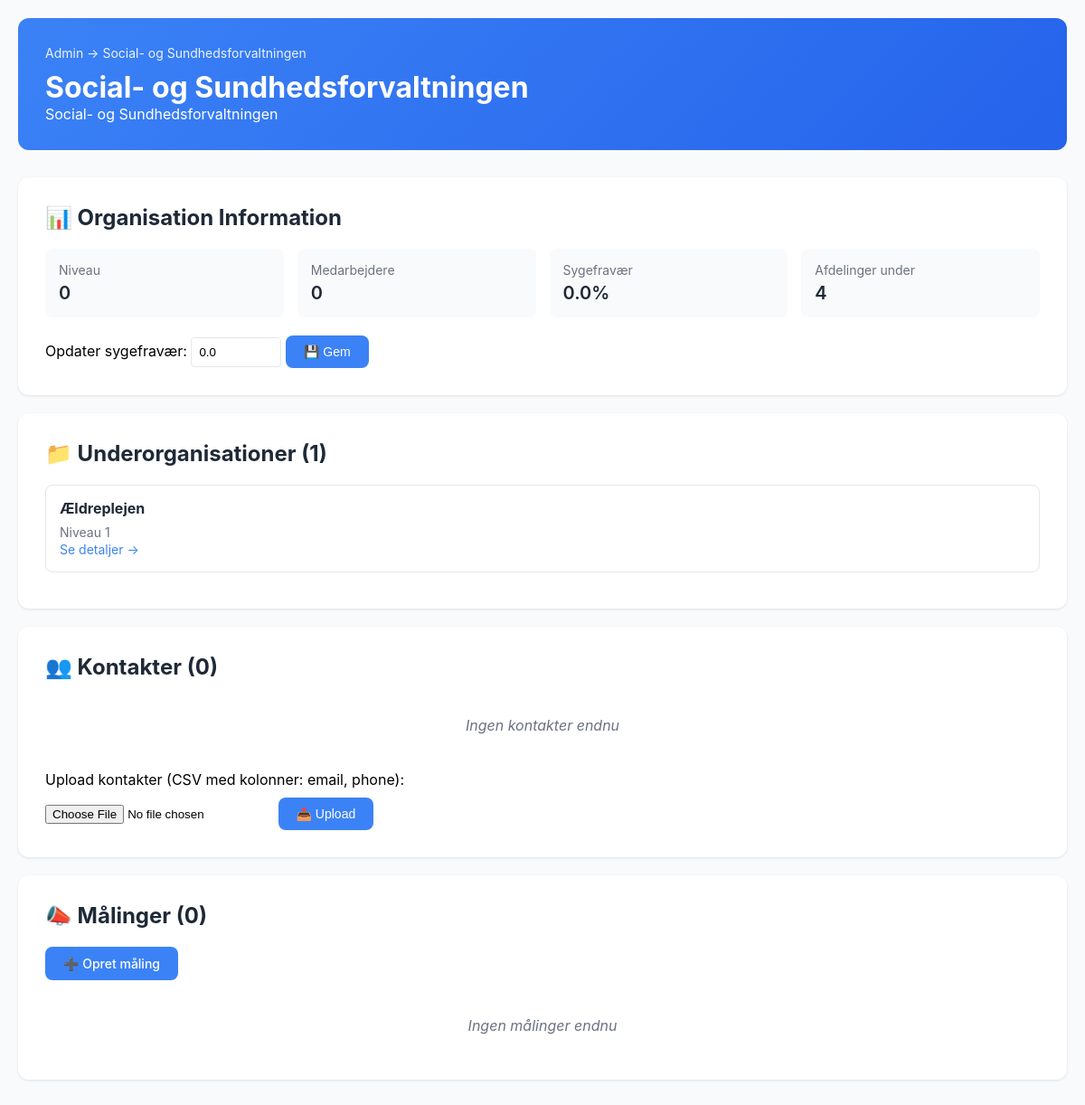
The page /admin/unit/unit-FTnAdaiGw2Y (signed in) on the database its author committed.
### tables this page shows
CREATE TABLE organizational_units (
                id TEXT PRIMARY KEY,
                parent_id TEXT,
                name TEXT NOT NULL,
                full_path TEXT NOT NULL,
                level INTEGER NOT NULL DEFAULT 0,
                
                -- Leder info (kan være på alle niveauer)
                leader_name TEXT,
                leader_email TEXT,
                
                -- Metrics (typisk på leaf nodes, men kan være alle steder)
                employee_count INTEGER DEFAULT 0,
                sick_leave_percent REAL DEFAULT 0,
                
                created_at TIMESTAMP DEFAULT CURRENT_TIMESTAMP, customer_id TEXT REFERENCES customers(id) ON DELETE CASCADE,
                
                FOREIGN KEY (parent_id) REFERENCES organizational_units(id) ON DELETE CASCADE
            );

### admin_app.py (the view)
@app.route('/admin/unit/<unit_id>')
@login_required
def view_unit(unit_id):
    user = get_current_user()
    with get_db() as conn:
        where_clause, params = get_customer_filter(user['role'], user['customer_id'])
        unit = conn.execute(
            f"SELECT * FROM organizational_units ou WHERE ou.id = ? AND ({where_clause})",
            [unit_id] + params
        ).fetchone()
        if not unit:
            flash("Unit ikke fundet eller ingen adgang", 'error')
            return redirect(url_for('admin_home'))
        contacts = conn.execute(
            "SELECT * FROM contacts WHERE unit_id = ?",
            (unit_id,)
        ).fetchall()
    breadcrumbs = get_unit_path(unit_id)
    children = get_unit_children(unit_id, recursive=False)
    leaf_units = get_leaf_units(unit_id)
    with get_db() as conn:
        campaigns = conn.execute("""
            SELECT c.*,
                   COUNT(DISTINCT t.token) as tokens_sent,
                   SUM(CASE WHEN t.is_used = 1 THEN 1 ELSE 0 END) as tokens_used
            FROM campaigns c
            LEFT JOIN tokens t ON c.id = t.campaign_id
            WHERE c.target_unit_id = ?
            GROUP BY c.id
            ORDER BY c.created_at DESC
        """, (unit_id,)).fetchall()
    return render_template('admin/view_unit.html',
        unit=dict(unit),
        breadcrumbs=breadcrumbs,
        children=children,
        leaf_units=leaf_units,
        campaigns=[dict(c) for c in campaigns],
        contacts=[dict(c) for c in contacts])

### admin_app.py (called while the page is built)
def login_required(f):
    @wraps(f)
    def decorated_function(*args, **kwargs):
        if 'user' not in session:
            flash('Du skal være logget ind for at se denne side', 'error')
            return redirect(url_for('login'))
        return f(*args, **kwargs)
    return decorated_function

def get_current_user():
    return session.get('user')

### db_hierarchical.py (called while the page is built, shortened)
@contextmanager
def get_db():
    conn = sqlite3.connect(DB_PATH, timeout=30.0)
    conn.row_factory = sqlite3.Row
    conn.execute("PRAGMA journal_mode=WAL")
    try:
        yield conn
        conn.commit()
    finally:
        conn.close()

def get_unit_children(unit_id: str, recursive: bool = False) -> List[Dict]:
    with get_db() as conn:
        if recursive:
            rows = conn.execute("""
                WITH RECURSIVE subtree AS (
                    SELECT * FROM organizational_units WHERE parent_id = ?
                    UNION ALL
                    SELECT ou.* FROM organizational_units ou
                    JOIN subtree st ON ou.parent_id = st.id
                )
                SELECT * FROM subtree
                ORDER BY level, name
            """, (unit_id,)).fetchall()
        else:
            rows = conn.execute("""
                SELECT * FROM organizational_units
                WHERE parent_id = ?
                ORDER BY name
            """, (unit_id,)).fetchall()
        return [dict(row) for row in rows]

def get_leaf_units(parent_unit_id: Optional[str] = None) -> List[Dict]:
    with get_db() as conn:
        if parent_unit_id:
            rows = conn.execute("""
                WITH RECURSIVE subtree AS (
                    SELECT * FROM organizational_units WHERE id = ?
                    UNION ALL
                    SELECT ou.* FROM organizational_units ou
                    JOIN subtree st ON ou.parent_id = st.id
                )
                SELECT st.* FROM subtree st
                LEFT JOIN organizational_units children ON st.id = children.parent_id
                WHERE children.id IS NULL
                ORDER BY st.full_path
            """, (parent_unit_id,)).fetchall()
        return [dict(row) for row in rows]

### db_multitenant.py (called while the page is built)
def get_customer_filter(user_role: str, customer_id: Optional[str]) -> tuple:
    if customer_id:
        return ("ou.customer_id = ?", [customer_id])
    else:
        return ("1=1", [])

### templates/admin/view_unit.html (shortened to what this page needs)
<!DOCTYPE html>
<html>
<head>
</head>
<body>
    <div class="container">
        <div class="header">
            <div class="breadcrumbs">
                <a href="/admin">Admin</a>
                {% for bc in breadcrumbs %}
                    → <a href="/admin/unit/{{ bc.id }}">{{ bc.name }}</a>
                {% endfor %}
            </div>
            <h1>{{ unit.name }}</h1>
            <p>{{ unit.full_path }}</p>
        </div>
        <div class="card">
            <h2>📊 Organisation Information</h2>
            <div class="info-grid">
                <div class="info-item">
                    <div class="label">Niveau</div>
                    <div class="value">{{ unit.level }}</div>
                </div>
                <div class="info-item">
                    <div class="label">Medarbejdere</div>
                    <div class="value">{{ unit.employee_count }}</div>
                </div>
                <div class="info-item">
                    <div class="label">Sygefravær</div>
                    <div class="value">{{ "%.1f"|format(unit.sick_leave_percent) }}%</div>
                </div>
                <div class="info-item">
                    <div class="label">Afdelinger under</div>
                    <div class="value">{{ leaf_units|length }}</div>
                </div>
            </div>
            <div style="margin-top: 20px;">
                <form method="POST" action="/admin/unit/{{ unit.id }}/sick_leave" style="display: inline-block; margin-right: 10px;">
                    <label>Opdater sygefravær:</label>
                    <input type="number" name="sick_leave_percent" step="0.1" value="{{ unit.sick_leave_percent }}" style="padding: 8px; border: 1px solid #e5e7eb; border-radius: 4px; width: 100px;">
                    <button type="submit" class="btn">💾 Gem</button>
                </form>
            </div>
        </div>
        {% if children %}
        <div class="card">
            <h2>📁 Underorganisationer ({{ children|length }})</h2>
            {% for child in children %}
            <div class="unit-card">
                <h4>{{ child.name }}</h4>
                <p class="meta">
                    Niveau {{ child.level }}
                </p>
                <a href="/admin/unit/{{ child.id }}">Se detaljer →</a>
            </div>
            {% endfor %}
        </div>
        {% endif %}
        <div class="card">
            <h2>👥 Kontakter ({{ contacts|length }})</h2>
            {% if contacts %}
            <table>
                <thead>
                    <tr>
                        <th>Email</th>
                        <th>Telefon</th>
                    </tr>
                </thead>
                <tbody>
                    {% for contact in contacts %}
                    <tr>
                        <td>{{ contact.email or '-' }}</td>
                        <td>{{ contact.phone or '-' }}</td>
                    </tr>
                    {% endfor %}
                </tbody>
            </table>
            {% else %}
            <div class="empty">Ingen kontakter endnu</div>
            {% endif %}
            <form method="POST" action="/admin/unit/{{ unit.id }}/contacts/upload" enctype="multipart/form-data" style="margin-top: 20px;">
                <label>Upload kontakter (CSV med kolonner: email, phone):</label><br>
                <input type="file" name="file" accept=".csv" style="margin-top: 10px;">
                <button type="submit" class="btn" style="margin-top: 10px;">📤 Upload</button>
            </form>
        </div>
        <div class="card">
            <h2>📣 Målinger ({{ campaigns|length }})</h2>
            <div style="margin-bottom: 20px;">
                <a href="/admin/campaign/new" class="btn">➕ Opret måling</a>
            </div>
            {% if campaigns %}
            <table>
                <thead>
                    <tr>
                        <th>Navn</th>
                        <th>Periode</th>
                        <th>Sendt</th>
                        <th>Response rate</th>
                        <th></th>
                    </tr>
                </thead>
                <tbody>
                    {% for campaign in campaigns %}
                    <tr>
                        <td>{{ campaign.name }}</td>
                        <td>{{ campaign.period }}</td>
                        <td>{{ campaign.tokens_sent or 0 }}</td>
                        <td>
                            {% if campaign.tokens_sent %}
                            {{ "%.1f"|format((campaign.tokens_used or 0) * 100.0 / campaign.tokens_sent) }}%
                            {% else %}
                            -
                            {% endif %}
                        </td>
                        <td><a href="/admin/campaign/{{ campaign.id }}">Se →</a></td>
                    </tr>
                    {% endfor %}
                </tbody>
            </table>
            {% else %}
            <div class="empty">Ingen målinger endnu</div>
            {% endif %}
        </div>
    </div>
</body>
</html>

### templates/admin/view_unit.html (style rules this page uses)
* { margin: 0; padding: 0; box-sizing: border-box; }
body { font-family: -apple-system, BlinkMacSystemFont, 'Segoe UI', Arial, sans-serif; background: #f9fafb; padding: 20px; }
.container { max-width: 1200px; margin: 0 auto; }
.header { background: linear-gradient(135deg, #3b82f6 0%, #2563eb 100%); color: white; padding: 30px; border-radius: 12px; margin-bottom: 30px; }
.breadcrumbs { font-size: 0.875rem; opacity: 0.9; margin-bottom: 10px; }
.breadcrumbs a { color: white; text-decoration: none; }
.card { background: white; border-radius: 12px; padding: 30px; margin-bottom: 20px; box-shadow: 0 1px 3px rgba(0,0,0,0.1); }
.card h2 { margin-bottom: 20px; color: #1f2937; }
.btn { background: #3b82f6; color: white; padding: 10px 20px; text-decoration: none; border-radius: 8px; display: inline-block; font-weight: 500; border: none; cursor: pointer; font-size: 0.875rem; }
.info-grid { display: grid; grid-template-columns: repeat(auto-fit, minmax(200px, 1fr)); gap: 15px; margin: 20px 0; }
.info-item { background: #f9fafb; padding: 15px; border-radius: 8px; }
.info-item .label { color: #6b7280; font-size: 0.875rem; margin-bottom: 5px; }
.info-item .value { color: #1f2937; font-size: 1.25rem; font-weight: 600; }
.unit-card { border: 1px solid #e5e7eb; padding: 15px; margin: 10px 0; border-radius: 8px; }
.unit-card h4 { color: #1f2937; margin-bottom: 8px; }
.unit-card .meta { color: #6b7280; font-size: 0.875rem; }
.unit-card a { color: #3b82f6; text-decoration: none; font-size: 0.875rem; }
.empty { color: #6b7280; font-style: italic; padding: 20px; text-align: center; }

### rows shown on the page
organizational_units: name "Social- og Sundhedsforvaltningen", full_path "Social- og Sundhedsforvaltningen", level "0", employee_count "0", sick_leave_percent "0.0"
organizational_units: name "Ældreplejen", level "1"

### other values the page prints
{{ leaf_units|length }} "4"
{{ children|length }} "1"
{{ contacts|length }} "0"
{{ campaigns|length }} "0"
